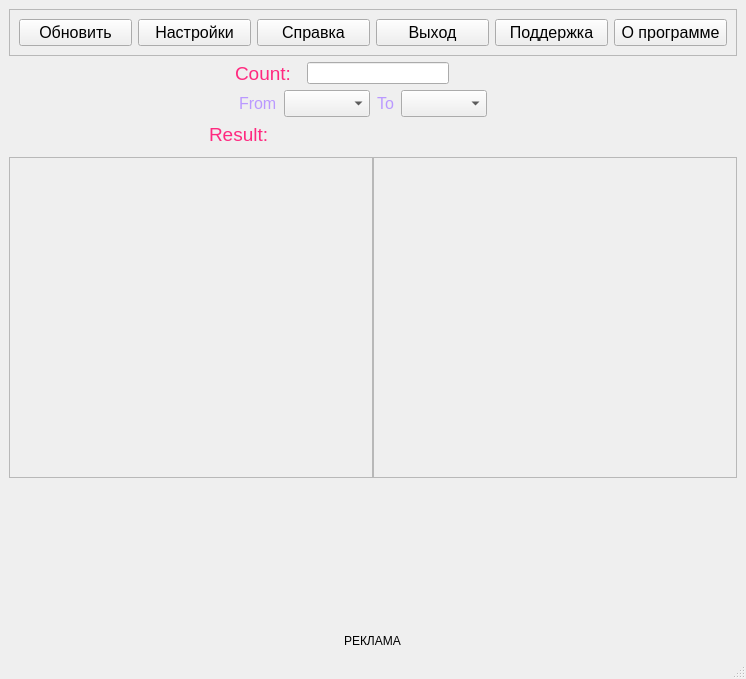
<?xml version="1.0" encoding="UTF-8"?>
<ui version="4.0">
 <class>MainWindow</class>
 <widget class="QMainWindow" name="MainWindow">
  <property name="geometry">
   <rect>
    <x>0</x>
    <y>0</y>
    <width>746</width>
    <height>679</height>
   </rect>
  </property>
  <property name="windowTitle">
   <string>MainWindow</string>
  </property>
  <widget class="QWidget" name="centralwidget">
   <layout class="QHBoxLayout" name="horizontalLayout_7">
    <item>
     <layout class="QVBoxLayout" name="verticalLayout_2">
      <item>
       <widget class="QFrame" name="frameTools">
        <property name="sizePolicy">
         <sizepolicy hsizetype="Preferred" vsizetype="Fixed">
          <horstretch>0</horstretch>
          <verstretch>0</verstretch>
         </sizepolicy>
        </property>
        <property name="frameShape">
         <enum>QFrame::Shape::StyledPanel</enum>
        </property>
        <property name="frameShadow">
         <enum>QFrame::Shadow::Raised</enum>
        </property>
        <layout class="QHBoxLayout" name="horizontalLayout_6">
         <item>
          <widget class="QPushButton" name="pushButton">
           <property name="sizePolicy">
            <sizepolicy hsizetype="Minimum" vsizetype="Minimum">
             <horstretch>0</horstretch>
             <verstretch>0</verstretch>
            </sizepolicy>
           </property>
           <property name="font">
            <font>
             <pointsize>12</pointsize>
             <kerning>true</kerning>
            </font>
           </property>
           <property name="text">
            <string>Обновить</string>
           </property>
          </widget>
         </item>
         <item>
          <widget class="QPushButton" name="pushButton_2">
           <property name="sizePolicy">
            <sizepolicy hsizetype="Minimum" vsizetype="Minimum">
             <horstretch>0</horstretch>
             <verstretch>0</verstretch>
            </sizepolicy>
           </property>
           <property name="font">
            <font>
             <pointsize>12</pointsize>
            </font>
           </property>
           <property name="text">
            <string>Настройки</string>
           </property>
          </widget>
         </item>
         <item>
          <widget class="QPushButton" name="pushButton_3">
           <property name="sizePolicy">
            <sizepolicy hsizetype="Minimum" vsizetype="Minimum">
             <horstretch>0</horstretch>
             <verstretch>0</verstretch>
            </sizepolicy>
           </property>
           <property name="font">
            <font>
             <pointsize>12</pointsize>
            </font>
           </property>
           <property name="text">
            <string>Справка</string>
           </property>
          </widget>
         </item>
         <item>
          <widget class="QPushButton" name="pushButton_4">
           <property name="sizePolicy">
            <sizepolicy hsizetype="Minimum" vsizetype="Minimum">
             <horstretch>0</horstretch>
             <verstretch>0</verstretch>
            </sizepolicy>
           </property>
           <property name="font">
            <font>
             <pointsize>12</pointsize>
            </font>
           </property>
           <property name="text">
            <string>Выход</string>
           </property>
          </widget>
         </item>
         <item>
          <widget class="QPushButton" name="pushButton_5">
           <property name="sizePolicy">
            <sizepolicy hsizetype="Minimum" vsizetype="Minimum">
             <horstretch>0</horstretch>
             <verstretch>0</verstretch>
            </sizepolicy>
           </property>
           <property name="font">
            <font>
             <pointsize>12</pointsize>
            </font>
           </property>
           <property name="text">
            <string>Поддержка</string>
           </property>
          </widget>
         </item>
         <item>
          <widget class="QPushButton" name="pushButton_6">
           <property name="sizePolicy">
            <sizepolicy hsizetype="Preferred" vsizetype="Preferred">
             <horstretch>0</horstretch>
             <verstretch>0</verstretch>
            </sizepolicy>
           </property>
           <property name="font">
            <font>
             <pointsize>12</pointsize>
            </font>
           </property>
           <property name="styleSheet">
            <string notr="true">#5e3f5a</string>
           </property>
           <property name="text">
            <string>О программе</string>
           </property>
          </widget>
         </item>
        </layout>
       </widget>
      </item>
      <item>
       <layout class="QVBoxLayout" name="verticalLayout">
        <item>
         <layout class="QHBoxLayout" name="horizontalLayout_3" stretch="0,0,0,0">
          <property name="rightMargin">
           <number>63</number>
          </property>
          <item>
           <spacer name="horizontalSpacer_4">
            <property name="orientation">
             <enum>Qt::Orientation::Horizontal</enum>
            </property>
            <property name="sizeType">
             <enum>QSizePolicy::Policy::Expanding</enum>
            </property>
            <property name="sizeHint" stdset="0">
             <size>
              <width>20</width>
              <height>20</height>
             </size>
            </property>
           </spacer>
          </item>
          <item>
           <widget class="QLabel" name="labelCount">
            <property name="enabled">
             <bool>true</bool>
            </property>
            <property name="sizePolicy">
             <sizepolicy hsizetype="Preferred" vsizetype="Preferred">
              <horstretch>0</horstretch>
              <verstretch>0</verstretch>
             </sizepolicy>
            </property>
            <property name="minimumSize">
             <size>
              <width>66</width>
              <height>1</height>
             </size>
            </property>
            <property name="maximumSize">
             <size>
              <width>1</width>
              <height>750</height>
             </size>
            </property>
            <property name="font">
             <font>
              <pointsize>14</pointsize>
             </font>
            </property>
            <property name="styleSheet">
             <string notr="true">color: #FFFFFF;
color: rgb(255, 41, 127);</string>
            </property>
            <property name="text">
             <string>Count:</string>
            </property>
           </widget>
          </item>
          <item>
           <widget class="QLineEdit" name="lineEditMoney">
            <property name="enabled">
             <bool>true</bool>
            </property>
            <property name="sizePolicy">
             <sizepolicy hsizetype="Preferred" vsizetype="Preferred">
              <horstretch>0</horstretch>
              <verstretch>0</verstretch>
             </sizepolicy>
            </property>
            <property name="minimumSize">
             <size>
              <width>20</width>
              <height>0</height>
             </size>
            </property>
            <property name="maximumSize">
             <size>
              <width>4000</width>
              <height>22</height>
             </size>
            </property>
            <property name="font">
             <font>
              <pointsize>12</pointsize>
             </font>
            </property>
            <property name="styleSheet">
             <string notr="true">color: #FFFFFF;</string>
            </property>
            <property name="text">
             <string/>
            </property>
           </widget>
          </item>
          <item>
           <spacer name="horizontalSpacer">
            <property name="orientation">
             <enum>Qt::Orientation::Horizontal</enum>
            </property>
            <property name="sizeHint" stdset="0">
             <size>
              <width>20</width>
              <height>20</height>
             </size>
            </property>
           </spacer>
          </item>
         </layout>
        </item>
        <item>
         <layout class="QHBoxLayout" name="horizontalLayout_4">
          <property name="spacing">
           <number>7</number>
          </property>
          <item>
           <layout class="QGridLayout" name="gridLayout_3">
            <item row="0" column="2">
             <widget class="QComboBox" name="comboFrom">
              <property name="sizePolicy">
               <sizepolicy hsizetype="Fixed" vsizetype="Fixed">
                <horstretch>0</horstretch>
                <verstretch>0</verstretch>
               </sizepolicy>
              </property>
              <property name="font">
               <font>
                <pointsize>12</pointsize>
               </font>
              </property>
             </widget>
            </item>
            <item row="0" column="1">
             <widget class="QLabel" name="label_3">
              <property name="sizePolicy">
               <sizepolicy hsizetype="Fixed" vsizetype="Fixed">
                <horstretch>0</horstretch>
                <verstretch>0</verstretch>
               </sizepolicy>
              </property>
              <property name="font">
               <font>
                <pointsize>12</pointsize>
               </font>
              </property>
              <property name="styleSheet">
               <string notr="true">color: rgb(186, 153, 255);</string>
              </property>
              <property name="text">
               <string>From</string>
              </property>
             </widget>
            </item>
            <item row="0" column="0">
             <spacer name="horizontalSpacer_2">
              <property name="orientation">
               <enum>Qt::Orientation::Horizontal</enum>
              </property>
              <property name="sizeHint" stdset="0">
               <size>
                <width>100</width>
                <height>20</height>
               </size>
              </property>
             </spacer>
            </item>
           </layout>
          </item>
          <item>
           <layout class="QGridLayout" name="gridLayout_4">
            <item row="0" column="2">
             <widget class="QComboBox" name="comboTo">
              <property name="sizePolicy">
               <sizepolicy hsizetype="Fixed" vsizetype="Fixed">
                <horstretch>0</horstretch>
                <verstretch>0</verstretch>
               </sizepolicy>
              </property>
              <property name="font">
               <font>
                <pointsize>12</pointsize>
               </font>
              </property>
             </widget>
            </item>
            <item row="0" column="1">
             <widget class="QLabel" name="label_2">
              <property name="sizePolicy">
               <sizepolicy hsizetype="Fixed" vsizetype="Fixed">
                <horstretch>0</horstretch>
                <verstretch>0</verstretch>
               </sizepolicy>
              </property>
              <property name="font">
               <font>
                <pointsize>12</pointsize>
               </font>
              </property>
              <property name="styleSheet">
               <string notr="true">color: rgb(186, 153, 255);</string>
              </property>
              <property name="text">
               <string>To</string>
              </property>
             </widget>
            </item>
            <item row="0" column="3">
             <spacer name="horizontalSpacer_3">
              <property name="orientation">
               <enum>Qt::Orientation::Horizontal</enum>
              </property>
              <property name="sizeHint" stdset="0">
               <size>
                <width>100</width>
                <height>20</height>
               </size>
              </property>
             </spacer>
            </item>
           </layout>
          </item>
         </layout>
        </item>
       </layout>
      </item>
      <item>
       <layout class="QHBoxLayout" name="horizontalLayout_5" stretch="0,0,0,0">
        <property name="spacing">
         <number>9</number>
        </property>
        <property name="rightMargin">
         <number>0</number>
        </property>
        <item>
         <spacer name="horizontalSpacer_5">
          <property name="orientation">
           <enum>Qt::Orientation::Horizontal</enum>
          </property>
          <property name="sizeType">
           <enum>QSizePolicy::Policy::Expanding</enum>
          </property>
          <property name="sizeHint" stdset="0">
           <size>
            <width>40</width>
            <height>20</height>
           </size>
          </property>
         </spacer>
        </item>
        <item>
         <widget class="QLabel" name="labelResult">
          <property name="sizePolicy">
           <sizepolicy hsizetype="Maximum" vsizetype="Minimum">
            <horstretch>0</horstretch>
            <verstretch>0</verstretch>
           </sizepolicy>
          </property>
          <property name="minimumSize">
           <size>
            <width>0</width>
            <height>0</height>
           </size>
          </property>
          <property name="font">
           <font>
            <pointsize>14</pointsize>
           </font>
          </property>
          <property name="styleSheet">
           <string notr="true">color: #FFFFFF;
color: rgb(255, 41, 127);</string>
          </property>
          <property name="text">
           <string>Result:</string>
          </property>
         </widget>
        </item>
        <item>
         <widget class="QLabel" name="labelMoney">
          <property name="sizePolicy">
           <sizepolicy hsizetype="Fixed" vsizetype="Fixed">
            <horstretch>0</horstretch>
            <verstretch>0</verstretch>
           </sizepolicy>
          </property>
          <property name="minimumSize">
           <size>
            <width>260</width>
            <height>0</height>
           </size>
          </property>
          <property name="text">
           <string/>
          </property>
         </widget>
        </item>
        <item>
         <spacer name="horizontalSpacer_6">
          <property name="orientation">
           <enum>Qt::Orientation::Horizontal</enum>
          </property>
          <property name="sizeHint" stdset="0">
           <size>
            <width>40</width>
            <height>20</height>
           </size>
          </property>
         </spacer>
        </item>
       </layout>
      </item>
      <item>
       <layout class="QHBoxLayout" name="horizontalLayout">
        <property name="spacing">
         <number>0</number>
        </property>
        <property name="topMargin">
         <number>5</number>
        </property>
        <item>
         <widget class="QFrame" name="frame">
          <property name="sizePolicy">
           <sizepolicy hsizetype="Preferred" vsizetype="Preferred">
            <horstretch>0</horstretch>
            <verstretch>0</verstretch>
           </sizepolicy>
          </property>
          <property name="minimumSize">
           <size>
            <width>0</width>
            <height>240</height>
           </size>
          </property>
          <property name="baseSize">
           <size>
            <width>0</width>
            <height>0</height>
           </size>
          </property>
          <property name="frameShape">
           <enum>QFrame::Shape::StyledPanel</enum>
          </property>
          <property name="frameShadow">
           <enum>QFrame::Shadow::Raised</enum>
          </property>
         </widget>
        </item>
        <item>
         <widget class="QFrame" name="frame_2">
          <property name="sizePolicy">
           <sizepolicy hsizetype="Preferred" vsizetype="Preferred">
            <horstretch>0</horstretch>
            <verstretch>0</verstretch>
           </sizepolicy>
          </property>
          <property name="minimumSize">
           <size>
            <width>0</width>
            <height>240</height>
           </size>
          </property>
          <property name="baseSize">
           <size>
            <width>0</width>
            <height>0</height>
           </size>
          </property>
          <property name="frameShape">
           <enum>QFrame::Shape::StyledPanel</enum>
          </property>
          <property name="frameShadow">
           <enum>QFrame::Shadow::Raised</enum>
          </property>
         </widget>
        </item>
       </layout>
      </item>
      <item>
       <layout class="QHBoxLayout" name="horizontalLayout_2">
        <property name="spacing">
         <number>7</number>
        </property>
        <property name="leftMargin">
         <number>0</number>
        </property>
        <property name="topMargin">
         <number>150</number>
        </property>
        <item>
         <widget class="QLabel" name="label">
          <property name="sizePolicy">
           <sizepolicy hsizetype="Fixed" vsizetype="Fixed">
            <horstretch>0</horstretch>
            <verstretch>0</verstretch>
           </sizepolicy>
          </property>
          <property name="text">
           <string>РЕКЛАМА</string>
          </property>
         </widget>
        </item>
       </layout>
      </item>
     </layout>
    </item>
   </layout>
  </widget>
  <widget class="QMenuBar" name="menubar">
   <property name="geometry">
    <rect>
     <x>0</x>
     <y>0</y>
     <width>746</width>
     <height>25</height>
    </rect>
   </property>
  </widget>
  <widget class="QStatusBar" name="statusbar"/>
 </widget>
 <resources/>
 <connections/>
</ui>
